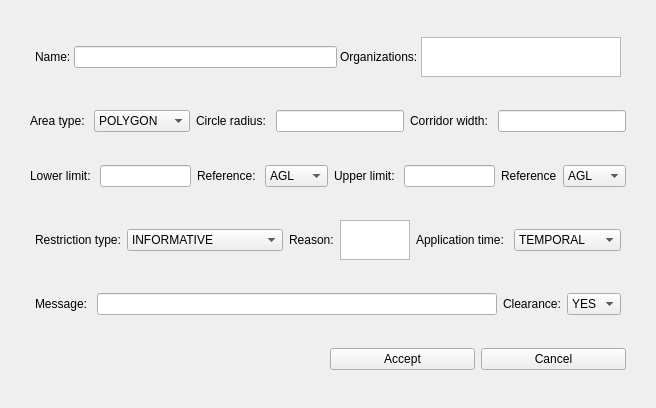
<?xml version="1.0" encoding="UTF-8"?>
<ui version="4.0">
 <class>form_uas_zone</class>
 <widget class="QWidget" name="form_uas_zone">
  <property name="geometry">
   <rect>
    <x>0</x>
    <y>0</y>
    <width>571</width>
    <height>408</height>
   </rect>
  </property>
  <property name="windowTitle">
   <string>Form</string>
  </property>
  <layout class="QVBoxLayout" name="verticalLayout">
   <property name="leftMargin">
    <number>30</number>
   </property>
   <property name="topMargin">
    <number>10</number>
   </property>
   <property name="rightMargin">
    <number>30</number>
   </property>
   <item>
    <layout class="QHBoxLayout" name="hlayout_name" stretch="0,0,0,0">
     <property name="spacing">
      <number>3</number>
     </property>
     <property name="leftMargin">
      <number>5</number>
     </property>
     <property name="rightMargin">
      <number>5</number>
     </property>
     <item>
      <widget class="QLabel" name="lbl_name">
       <property name="text">
        <string>Name:</string>
       </property>
      </widget>
     </item>
     <item>
      <widget class="QLineEdit" name="le_name"/>
     </item>
     <item>
      <widget class="QLabel" name="lbl_orgs">
       <property name="text">
        <string>Organizations:</string>
       </property>
      </widget>
     </item>
     <item>
      <widget class="QListWidget" name="lw_orgs">
       <property name="sizePolicy">
        <sizepolicy hsizetype="Maximum" vsizetype="Maximum">
         <horstretch>0</horstretch>
         <verstretch>0</verstretch>
        </sizepolicy>
       </property>
       <property name="maximumSize">
        <size>
         <width>200</width>
         <height>40</height>
        </size>
       </property>
      </widget>
     </item>
    </layout>
   </item>
   <item>
    <layout class="QHBoxLayout" name="hlayout_area_type">
     <item>
      <widget class="QLabel" name="lbl_area_type">
       <property name="text">
        <string>Area type: </string>
       </property>
      </widget>
     </item>
     <item>
      <widget class="QComboBox" name="cb_area_type">
       <item>
        <property name="text">
         <string>POLYGON</string>
        </property>
       </item>
       <item>
        <property name="text">
         <string>CIRCLE</string>
        </property>
       </item>
       <item>
        <property name="text">
         <string>CORRIDOR</string>
        </property>
       </item>
      </widget>
     </item>
     <item>
      <widget class="QLabel" name="lbl_radius">
       <property name="text">
        <string>Circle radius: </string>
       </property>
      </widget>
     </item>
     <item>
      <widget class="QLineEdit" name="le_radius"/>
     </item>
     <item>
      <widget class="QLabel" name="lbl_width">
       <property name="text">
        <string>Corridor width: </string>
       </property>
      </widget>
     </item>
     <item>
      <widget class="QLineEdit" name="le_width"/>
     </item>
    </layout>
   </item>
   <item>
    <layout class="QHBoxLayout" name="hlayout_lower_limit">
     <item>
      <widget class="QLabel" name="lbl_lower_limit">
       <property name="text">
        <string>Lower limit: </string>
       </property>
      </widget>
     </item>
     <item>
      <widget class="QLineEdit" name="le_lower_limit"/>
     </item>
     <item>
      <widget class="QLabel" name="lbl_reference_lower">
       <property name="text">
        <string>Reference: </string>
       </property>
      </widget>
     </item>
     <item>
      <widget class="QComboBox" name="cb_reference_lower">
       <item>
        <property name="text">
         <string>AGL</string>
        </property>
       </item>
       <item>
        <property name="text">
         <string>AMSL</string>
        </property>
       </item>
      </widget>
     </item>
     <item>
      <widget class="QLabel" name="lbl_upper_limit">
       <property name="text">
        <string>Upper limit: </string>
       </property>
      </widget>
     </item>
     <item>
      <widget class="QLineEdit" name="le_upper_limit"/>
     </item>
     <item>
      <widget class="QLabel" name="lbl_reference_upper">
       <property name="text">
        <string>Reference</string>
       </property>
      </widget>
     </item>
     <item>
      <widget class="QComboBox" name="cb_reference_upper">
       <item>
        <property name="text">
         <string>AGL</string>
        </property>
       </item>
       <item>
        <property name="text">
         <string>AMSL</string>
        </property>
       </item>
      </widget>
     </item>
    </layout>
   </item>
   <item>
    <layout class="QHBoxLayout" name="hlayout_cause" stretch="0,0,0,0,0,0">
     <property name="leftMargin">
      <number>5</number>
     </property>
     <property name="rightMargin">
      <number>5</number>
     </property>
     <item>
      <widget class="QLabel" name="lbl_restriction_type">
       <property name="text">
        <string>Restriction type:</string>
       </property>
       <property name="wordWrap">
        <bool>false</bool>
       </property>
      </widget>
     </item>
     <item>
      <widget class="QComboBox" name="cb_restriction_type">
       <item>
        <property name="text">
         <string>INFORMATIVE</string>
        </property>
       </item>
       <item>
        <property name="text">
         <string>PROHIBITED</string>
        </property>
       </item>
       <item>
        <property name="text">
         <string>REQ.AUTHORISATION</string>
        </property>
       </item>
       <item>
        <property name="text">
         <string>CONDITIONAL</string>
        </property>
       </item>
      </widget>
     </item>
     <item>
      <widget class="QLabel" name="lbl_reason">
       <property name="text">
        <string>Reason:</string>
       </property>
      </widget>
     </item>
     <item>
      <widget class="QListWidget" name="lw_reasons">
       <property name="sizePolicy">
        <sizepolicy hsizetype="Maximum" vsizetype="Maximum">
         <horstretch>0</horstretch>
         <verstretch>0</verstretch>
        </sizepolicy>
       </property>
       <property name="maximumSize">
        <size>
         <width>150</width>
         <height>40</height>
        </size>
       </property>
      </widget>
     </item>
     <item>
      <widget class="QLabel" name="lbl_application">
       <property name="text">
        <string>Application time: </string>
       </property>
      </widget>
     </item>
     <item>
      <widget class="QComboBox" name="cb_application">
       <item>
        <property name="text">
         <string>TEMPORAL</string>
        </property>
       </item>
       <item>
        <property name="text">
         <string>PERMANENT</string>
        </property>
       </item>
      </widget>
     </item>
    </layout>
   </item>
   <item>
    <layout class="QHBoxLayout" name="hlayout_authority" stretch="0,0,0,0">
     <property name="leftMargin">
      <number>5</number>
     </property>
     <property name="rightMargin">
      <number>5</number>
     </property>
     <item>
      <widget class="QLabel" name="lbl_message">
       <property name="text">
        <string>Message: </string>
       </property>
      </widget>
     </item>
     <item>
      <widget class="QLineEdit" name="le_message"/>
     </item>
     <item>
      <widget class="QLabel" name="lbl_clearance">
       <property name="text">
        <string>Clearance:</string>
       </property>
      </widget>
     </item>
     <item>
      <widget class="QComboBox" name="cb_clearance">
       <item>
        <property name="text">
         <string>YES</string>
        </property>
       </item>
       <item>
        <property name="text">
         <string>NO</string>
        </property>
       </item>
      </widget>
     </item>
    </layout>
   </item>
   <item>
    <layout class="QHBoxLayout" name="hlayout_btn_uas_zone">
     <property name="leftMargin">
      <number>300</number>
     </property>
     <item>
      <widget class="QPushButton" name="btn_accept">
       <property name="text">
        <string>Accept</string>
       </property>
      </widget>
     </item>
     <item>
      <widget class="QPushButton" name="btn_cancel">
       <property name="text">
        <string>Cancel</string>
       </property>
      </widget>
     </item>
    </layout>
   </item>
  </layout>
 </widget>
 <resources/>
 <connections/>
</ui>
